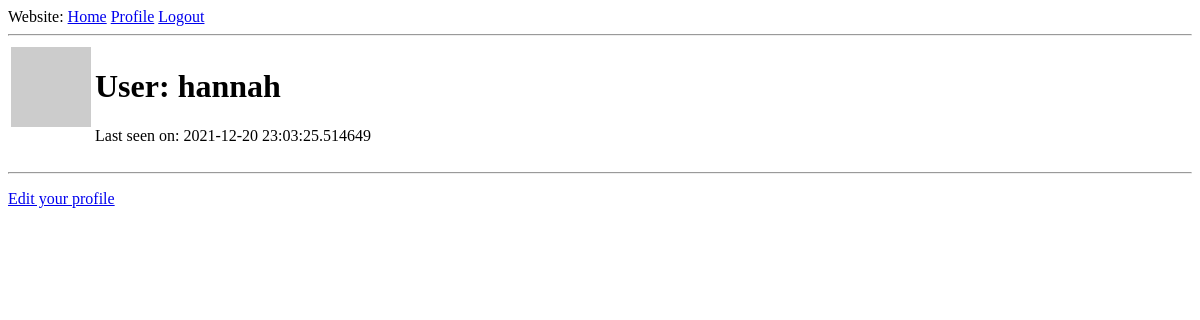
The app's page /user/hannah (signed in), older data.
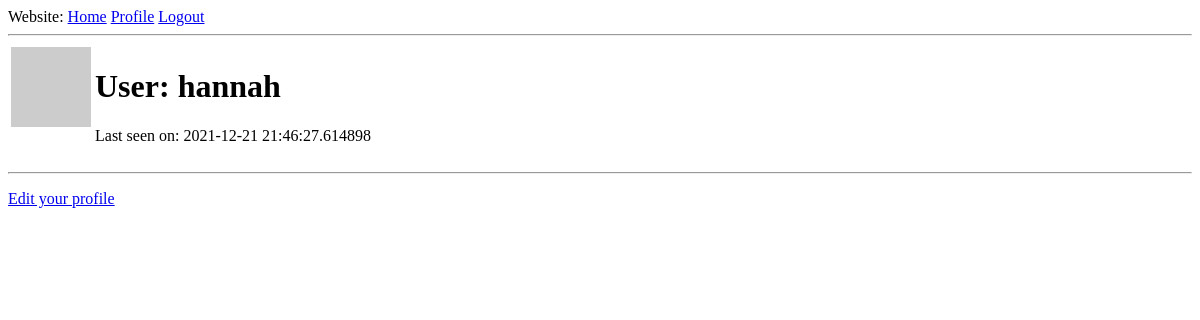
The same page, newer data.
### app/models.py (models this page shows, shortened)
class User(UserMixin, db.Model):
    id = db.Column(db.Integer, primary_key=True)
    username = db.Column(db.String(64), index=True, unique=True)
    email = db.Column(db.String(120), index=True, unique=True)
    password_hash = db.Column(db.String(128))
    about_me = db.Column(db.String(140))
    last_seen = db.Column(db.DateTime, default=datetime.utcnow)
    posts = db.relationship("Post", backref="author", lazy="dynamic")
    room = db.Column(db.String(64))
    def avatar(self, size):
        digest = md5(self.email.lower().encode("utf-8")).hexdigest()
        return f"https://gravatar.com/avatar/{digest}?d=identicon&s={size}"

### app/routes.py (the view)
@app.route("/user/<username>")
@login_required
def user(username):
    user = User.query.filter_by(username=username).first_or_404()
    posts = Post.query.all()[:5]
    return render_template("user.html", user=user, posts=posts)

### app/models.py (called while the page is built)
@login.user_loader
def load_user(id):
    return User.query.get(int(id))

### app/routes.py (called while the page is built)
@app.before_request
def before_request():
    if current_user.is_authenticated:
        current_user.last_seen = datetime.utcnow()
        db.session.commit()

### app/templates/user.html (shortened to what this page needs)
{% extends "base.html" %}
{% block content %}
    <table>
        <tr valign="top">
            <td><img src="{{ user.avatar(128) }}"></td>
            <td>
                <h1>User: {{ user.username }}</h1>
                {% if user.last_seen %}<p>Last seen on: {{ user.last_seen }}</p>{% endif %}
            </td>
        </tr>
    </table>
    <hr>
    {% if user == current_user %}
        <p><a href="{{ url_for('edit_profile') }}">Edit your profile</a></p>
    {% endif %}
{% endblock %}

### app/templates/base.html (shortened to what this page needs)
<!doctype html>
<html>
    <head>
    </head>
    <body>
        <div>
          Website:
          <a href="{{ url_for('index') }}">Home</a>
          {% if current_user.is_anonymous %}
          <a href="{{ url_for('login') }}">Login</a>
          {% else %}
          <a href="{{ url_for('user', username=current_user.username) }}">Profile</a>
          <a href="{{ url_for('logout') }}">Logout</a>
          {% endif %}
        </div>
        <hr>
        {% block content %}{% endblock %}
    </body>
</html>

Row changes from the older to the newer data that the page shows:
changed User "hannah": last_seen "2021-12-20 23:03:25.514649" → "2021-12-21 21:46:27.614898"
